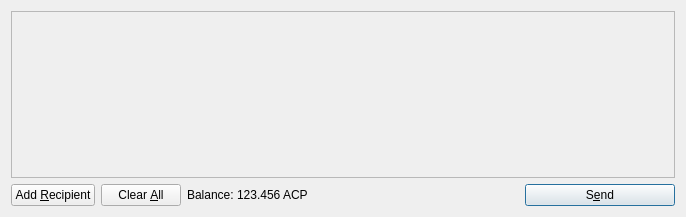
<?xml version="1.0" encoding="UTF-8"?>
<ui version="4.0">
 <class>SendCoinsDialog</class>
 <widget class="QDialog" name="SendCoinsDialog">
  <property name="geometry">
   <rect>
    <x>0</x>
    <y>0</y>
    <width>686</width>
    <height>217</height>
   </rect>
  </property>
  <property name="windowTitle">
   <string>Send Coins</string>
  </property>
  <layout class="QVBoxLayout" name="verticalLayout">
   <item>
    <widget class="QScrollArea" name="scrollArea">
     <property name="widgetResizable">
      <bool>true</bool>
     </property>
     <widget class="QWidget" name="scrollAreaWidgetContents">
      <property name="geometry">
       <rect>
        <x>0</x>
        <y>0</y>
        <width>666</width>
        <height>165</height>
       </rect>
      </property>
      <layout class="QVBoxLayout" name="verticalLayout_2">
       <property name="margin">
        <number>0</number>
       </property>
       <item>
        <layout class="QVBoxLayout" name="entries">
         <property name="spacing">
          <number>6</number>
         </property>
        </layout>
       </item>
       <item>
        <spacer name="verticalSpacer">
         <property name="orientation">
          <enum>Qt::Vertical</enum>
         </property>
         <property name="sizeHint" stdset="0">
          <size>
           <width>20</width>
           <height>40</height>
          </size>
         </property>
        </spacer>
       </item>
      </layout>
     </widget>
    </widget>
   </item>
   <item>
    <layout class="QHBoxLayout" name="horizontalLayout">
     <item>
      <widget class="QPushButton" name="addButton">
       <property name="toolTip">
        <string>Send to multiple recipients at once</string>
       </property>
       <property name="text">
        <string>Add &amp;Recipient</string>
       </property>
       <property name="icon">
        <iconset resource="../bitcoin.qrc">
         <normaloff>:/icons/add</normaloff>:/icons/add</iconset>
       </property>
       <property name="autoDefault">
        <bool>false</bool>
       </property>
      </widget>
     </item>
     <item>
      <widget class="QPushButton" name="clearButton">
       <property name="sizePolicy">
        <sizepolicy hsizetype="Minimum" vsizetype="Fixed">
         <horstretch>0</horstretch>
         <verstretch>0</verstretch>
        </sizepolicy>
       </property>
       <property name="toolTip">
        <string>Remove all transaction fields</string>
       </property>
       <property name="text">
        <string>Clear &amp;All</string>
       </property>
       <property name="icon">
        <iconset resource="../bitcoin.qrc">
         <normaloff>:/icons/remove</normaloff>:/icons/remove</iconset>
       </property>
       <property name="autoRepeatDelay">
        <number>300</number>
       </property>
       <property name="autoDefault">
        <bool>false</bool>
       </property>
      </widget>
     </item>
     <item>
      <layout class="QHBoxLayout" name="horizontalLayout_2">
       <property name="spacing">
        <number>3</number>
       </property>
       <item>
        <widget class="QLabel" name="label">
         <property name="text">
          <string>Balance:</string>
         </property>
        </widget>
       </item>
       <item>
        <widget class="QLabel" name="labelBalance">
         <property name="cursor">
          <cursorShape>IBeamCursor</cursorShape>
         </property>
         <property name="text">
          <string>123.456 ACP</string>
         </property>
         <property name="textInteractionFlags">
          <set>Qt::LinksAccessibleByMouse|Qt::TextSelectableByKeyboard|Qt::TextSelectableByMouse</set>
         </property>
        </widget>
       </item>
      </layout>
     </item>
     <item>
      <spacer name="horizontalSpacer">
       <property name="orientation">
        <enum>Qt::Horizontal</enum>
       </property>
       <property name="sizeHint" stdset="0">
        <size>
         <width>40</width>
         <height>20</height>
        </size>
       </property>
      </spacer>
     </item>
     <item>
      <widget class="QPushButton" name="sendButton">
       <property name="minimumSize">
        <size>
         <width>150</width>
         <height>0</height>
        </size>
       </property>
       <property name="toolTip">
        <string>Confirm the send action</string>
       </property>
       <property name="text">
        <string>S&amp;end</string>
       </property>
       <property name="icon">
        <iconset resource="../bitcoin.qrc">
         <normaloff>:/icons/send</normaloff>:/icons/send</iconset>
       </property>
       <property name="default">
        <bool>true</bool>
       </property>
      </widget>
     </item>
    </layout>
   </item>
  </layout>
 </widget>
 <resources>
  <include location="../bitcoin.qrc"/>
 </resources>
 <connections/>
</ui>
